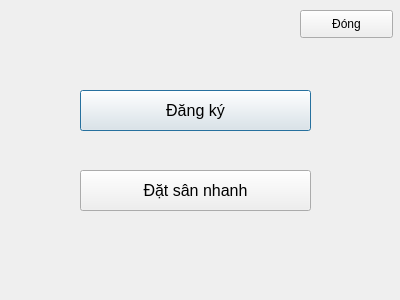
<?xml version="1.0" encoding="UTF-8"?>
<ui version="4.0">
 <class>Dialog</class>
 <widget class="QDialog" name="Dialog">
  <property name="geometry">
   <rect>
    <x>0</x>
    <y>0</y>
    <width>400</width>
    <height>300</height>
   </rect>
  </property>
  <property name="windowTitle">
   <string>Dialog</string>
  </property>
  <widget class="QPushButton" name="pushButton_dang_ky">
   <property name="geometry">
    <rect>
     <x>80</x>
     <y>90</y>
     <width>231</width>
     <height>41</height>
    </rect>
   </property>
   <property name="font">
    <font>
     <pointsize>12</pointsize>
    </font>
   </property>
   <property name="text">
    <string>Đăng ký</string>
   </property>
  </widget>
  <widget class="QPushButton" name="pushButton_dang_nhap_nhanh">
   <property name="geometry">
    <rect>
     <x>80</x>
     <y>170</y>
     <width>231</width>
     <height>41</height>
    </rect>
   </property>
   <property name="font">
    <font>
     <pointsize>12</pointsize>
    </font>
   </property>
   <property name="text">
    <string>Đặt sân nhanh</string>
   </property>
  </widget>
  <widget class="QPushButton" name="pushButton_dong">
   <property name="geometry">
    <rect>
     <x>300</x>
     <y>10</y>
     <width>93</width>
     <height>28</height>
    </rect>
   </property>
   <property name="text">
    <string>Đóng</string>
   </property>
  </widget>
 </widget>
 <resources/>
 <connections/>
</ui>
